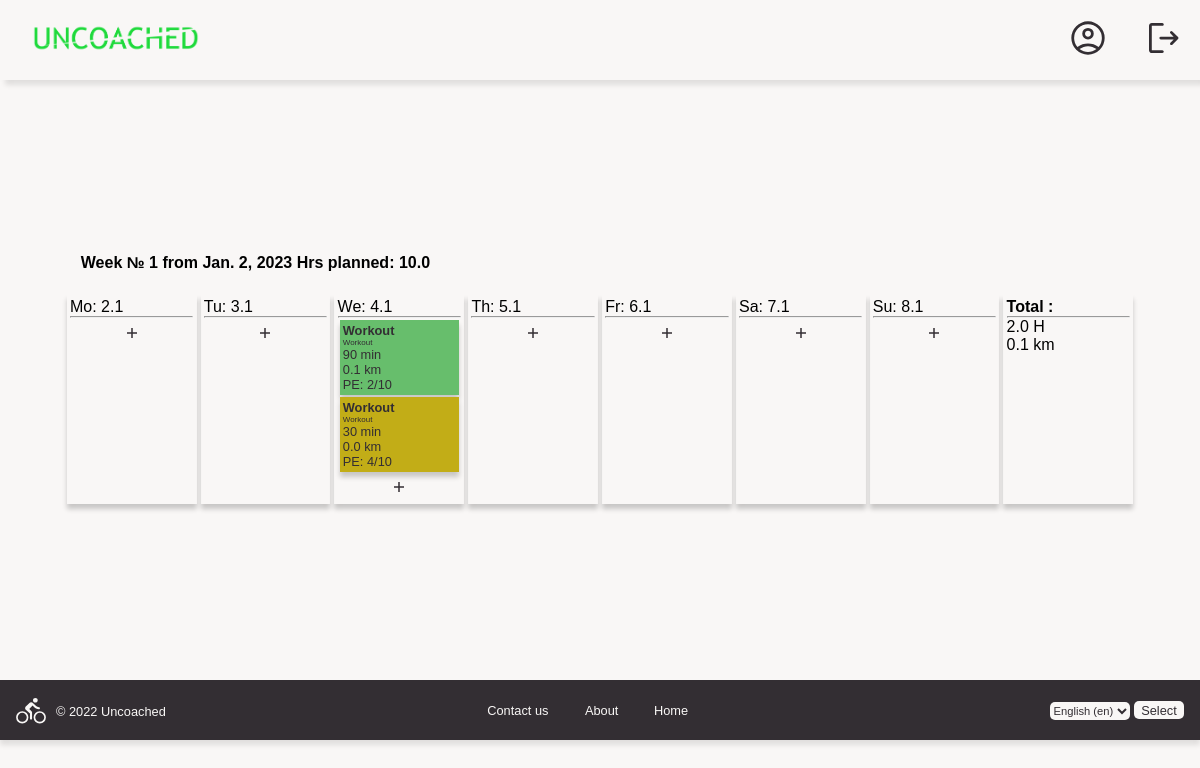
Before: /year/2023/week/1/ (signed in) with the older database file.
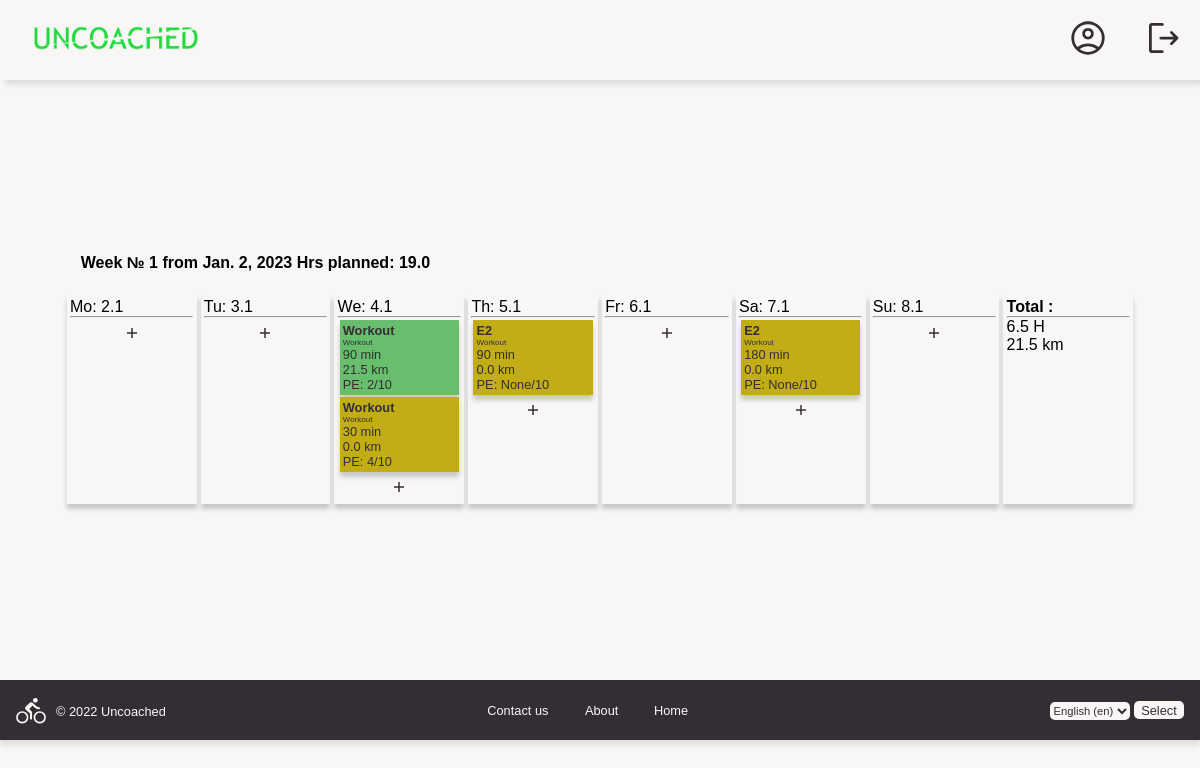
After: the same page with the newer database file.
### users/models.py (models this page shows, shortened)
class Week(models.Model):
    week_no = models.IntegerField()
    starts_with = models.DateField()
    hrs_planned = models.FloatField()
    period = models.CharField(max_length=10)
    hrs_fact = models.FloatField(default=0, blank=True, null=True)
    km_fact = models.IntegerField(default=0, blank=True, null=True)
    year = models.ForeignKey(Year, on_delete=models.CASCADE)
    comment = models.CharField(max_length=80, default='', blank=True, null=True)
    race = models.CharField(max_length=40, default='', blank=True, null=True)
    priority = models.CharField(max_length=1, default='', blank=True, null=True)
    class Meta:
        db_table = 'week'
        ordering = ['week_no']

class Day(models.Model):
    week = models.ForeignKey(Week, on_delete=models.CASCADE)
    day = models.DateField()
    week_day = models.CharField(max_length=8)

class Workout(models.Model):
    title = models.CharField(max_length=40, default='Workout')
    type = models.CharField(max_length=10, default='Workout')
    task = models.TextField(max_length=400)
    feelings = models.TextField(max_length=400, default='-', null=True, blank=True)
    duration_min = models.IntegerField()
    distance = models.FloatField(default=0)
    alt_gain = models.IntegerField(default=0)
    started_at = models.DateTimeField(default=None, null=True, blank=True)
    pe = models.IntegerField(default=None, null=True, blank=True)
    day = models.ForeignKey(Day, on_delete=models.CASCADE)
    week = models.ForeignKey(Week, on_delete=models.CASCADE, default=None)

### planner/views.py (the view)
# urls.py: path('year/<int:year>/week/<int:week>/', cache_page(30)(views.WeekView.as_view()), name='week'),
class WeekView(View):
    def get(self, request, year, week):
        year_obj = Year.objects.get(athlete=request.user, year=year)
        week_obj = Week.objects.get(year=year_obj, week_no=week)
        days = Day.objects.filter(week=week_obj)
        workouts = Workout.objects.filter(week=week_obj)
        hrs, dist = 0, 0
        for workout in workouts:
            hrs += round(workout.duration_min / 60, 1)
            dist += workout.distance
        week_obj.hrs_fact = hrs
        week_obj.km_fact = dist
        context = {
            'week': week_obj,
            'days': days,
            'workouts': workouts,
        }
        return render(request, 'planner/week.html', context)

### templates/planner/week.html (shortened to what this page needs)
{% extends 'base_template.html' %}
{% load i18n %}
{% load static %}
{% block head %}
    <head>
        <link rel="stylesheet" href="{% static '/css/base.css'%}">
        <link rel="stylesheet" href="{% static '/css/landing_style.css'%}">
        <link rel="stylesheet" href="{% static '/css/week_view.css'%}">
    </head>
{% endblock %}
{% block content %}
    <div class="week-view">
        <div class="week-container">
            <h1 class="plan-header">{% trans 'Week' %} № {{week.week_no}}
                {% trans 'from' %} {{week.starts_with}}
                {% trans 'Hrs planned' %}: {{week.hrs_planned}} </h1>
            <div class="container">
                {% for day in days %}
                <div class="week-day">
                    <p class="day-heading">{{ day.week_day }}: {{ day.day.day }}.{{ day.day.month }}</p>
                    <hr>
                    {% for workout in workouts %}
                        {% if workout.day == day %}
                        <a href="{{ workout.id }}/" class="workout-link">
                            {% if workout.distance %}
                            <div class="workout-container done">
                            {% else %}
                            <div class="workout-container not-done">
                            {% endif %}
                                <p><b>{{ workout.title }}</b></p>
                                <p style="font-size: .5rem;">{{ workout.type }}</p>
                                <p>{{ workout.duration_min }} min</p>
                                <p>{{ workout.distance }} km</p>
                                <p>PE: {{ workout.pe }}/10</p>
                            </div>
                        </a>
                        {%endif%}
                    {% endfor %}
                    <div class="add-wo-container">
                    <a href="add-{{day.day.day}}-{{day.day.month}}/" class="add-wo">
                        <svg fill="#332E33" height="20" width="20">
                            <path d="M9.25 15v-4.25H5v-1.5h4.25V5h1.5v4.25H15v1.5h-4.25V15Z"/>
                        </svg>
                    </a>
                    </div>
                </div>
                {% endfor %}
                <div class="week-day">
                    <b> {% trans 'Total' %} : </b>
                    <hr>
                    <p> {{ week.hrs_fact }} {% trans 'H' %} </p>
                    <p> {{ week.km_fact }} {% trans 'km' %} </p>
                </div>
            </div>
        </div>
    </div>
{% endblock %}

### templates/base_template.html (shortened to what this page needs)
<!DOCTYPE html>
{% load i18n %}
{% load static %}
{% load cache %}
<html lang="en">
{% block head %}{% endblock %}
<body>
{% cache 500 header %}
{% block header %}
    <header class="header-smth">
        <a href="/"><img src="{% static 'uncoached.png' %}" alt="uncoached logo" class="main-logo"></a>
        <div>
        {% if request.user.is_authenticated %}
        <a href="/users/account/">
        </a>
        <a href="/users/logout/">
        </a>
        {% endif%}
        </div>
    </header>
{% endblock %}
{% endcache %}
{% block content %}
{% endblock %}
{% cache 500 footer %}
{% block footer %}
    <footer class="footer">
        <div class="copyright-pic">
            <a href="/"><img src="{% static 'bike_lite.svg'%}" alt="bike_light" class="bottom-logo"></a>
            <p class="footer-copyright">&#169; 2022 Uncoached</p>
        </div>
        <div class="footer-links">
            <a href="/landing#contacts"> {% trans 'Contact us' %}</a>
            <a href="/landing#about"> {% trans 'About' %} </a>
            <a href="/"> {% trans 'Home' %} </a>
        </div>
        <div class="footer-lang">
            <form action="{% url 'set_language' %}" method="post">
            <select name="language" class="lang-select">
                {% get_current_language as LANG_CODE %}
                {% get_available_languages as LANGUAGES %}
                {% get_language_info_list for LANGUAGES as languages %}
                {% for language in languages %}
                    <option class="lang-option" value="{{language.code}}"{% if language.code == LANG_CODE %} selected {% endif %}>
                        {{language.name_local}} ({{language.code}})
                    </option>
                {% endfor %}
            </select>
            <button type="submit" class="lang-button">{% trans 'Select' %}</button>
            </form>
        </div>
    </footer>
{% endblock %}
{% endcache %}
</body>
</html>

### static/css/base.css (style rules this page uses)
* { box-sizing: border-box; margin: 0; padding: 0; font-family: 'Trebuchet MS', 'Lucida Sans Unicode', 'Lucida Grande', 'Lucida Sans', sans-serif; }
body { background: #F9F7F6; }
.header-smth { height: 80px; background: #F9F7F6; z-index: 1000; display: flex; justify-content: space-between; align-items: center; padding: 0rem calc((100vw - 1200px) / 2); box-shadow: 5px 5px 5px 0 rgba(0,0,0, 0.1); }
.header-smth a { text-decoration: none; color: #332E33; padding: 0 1rem; }
.header-svgs { fill: #332E33; }
.footer { height: 60px; background: #332E33; overflow: hidden; width: 100%; z-index: 1000; display: flex; justify-content: space-between; align-items: center; padding: 0rem calc((100vw - 1200px) / 2); box-shadow: 0px 5px 5px 0 rgba(0, 0, 0, 0.1); }
.copyright-pic { color: #F9F7F6; margin: 1rem; font-size: .8rem; }
.footer-copyright { position: relative; top: -15px; left: 40px; }
.bottom-logo { position: relative; top: 10px; width: 30px; height: 30px; margin-right: 1rem; }
.footer-links { margin: 1rem; }
.footer-links a { font-size: .8rem; font-weight: 100; text-decoration: none; padding: 0 1rem; color: #F9F7F6; }
.footer-lang { margin: 1rem; }
.lang-select { height: 18px; width: 80px; font-size: .7rem; border: none; border-radius: 5px; background: #F9F7F6; color: #332E33; }
.lang-option { font-size: .7rem; border: none; border-radius: 5px; background: #F9F7F6; color: #332E33; }
.lang-button { height: 18px; width: 50px; border: none; border-radius: 5px; font-size: .8rem; background: #F9F7F6; color: #332E33; }

### static/css/landing_style.css (style rules this page uses)
.main-logo { width: 200px; padding: 1rem; }

### static/css/week_view.css (style rules this page uses)
.week-view { display: flex; min-height: 75vh; justify-content: center; align-items: center; }
.week-container { margin: 1rem; width: 90vw; padding: .3rem; }
.plan-header { font-size: 1rem; padding-left: 1rem; padding-bottom: 1.3rem; }
.container { display: grid; grid-template-columns: 1fr 1fr 1fr 1fr 1fr 1fr 1fr 1fr; }
.week-day { margin: 2px; padding: .2rem; box-shadow: 0 5px 5px rgba(0,0,0,0.2); }
.workout-container { margin: 2px; padding: .2rem; box-shadow: 0 5px 5px rgba(0,0,0,0.2); }
.workout-container p { font-size: .8rem; }
.workout-link { text-decoration: none; color: #332E33; }
.done { background: #67BE6C; }
.not-done { background: #c2ad17; }
.add-wo-container { margin-top: 5px; display: flex; justify-content: center; align-items: end; min-height: 20px; }
.add-wo { background: }

Changed rows visible on the page:
changed Week: hrs_planned "10.0" → "19.0"; hrs_fact "2.0" → "6.5"; km_fact "0.1" → "21.5"
changed Workout (number 1 of 4 on the later page): distance "0.1" → "21.5"
added Workout: title "E2", type "Workout", duration_min "90", distance "0.0", pe "None", shown under Day "Th"
added Workout: title "E2", type "Workout", duration_min "180", distance "0.0", pe "None", shown under Day "Sa"
